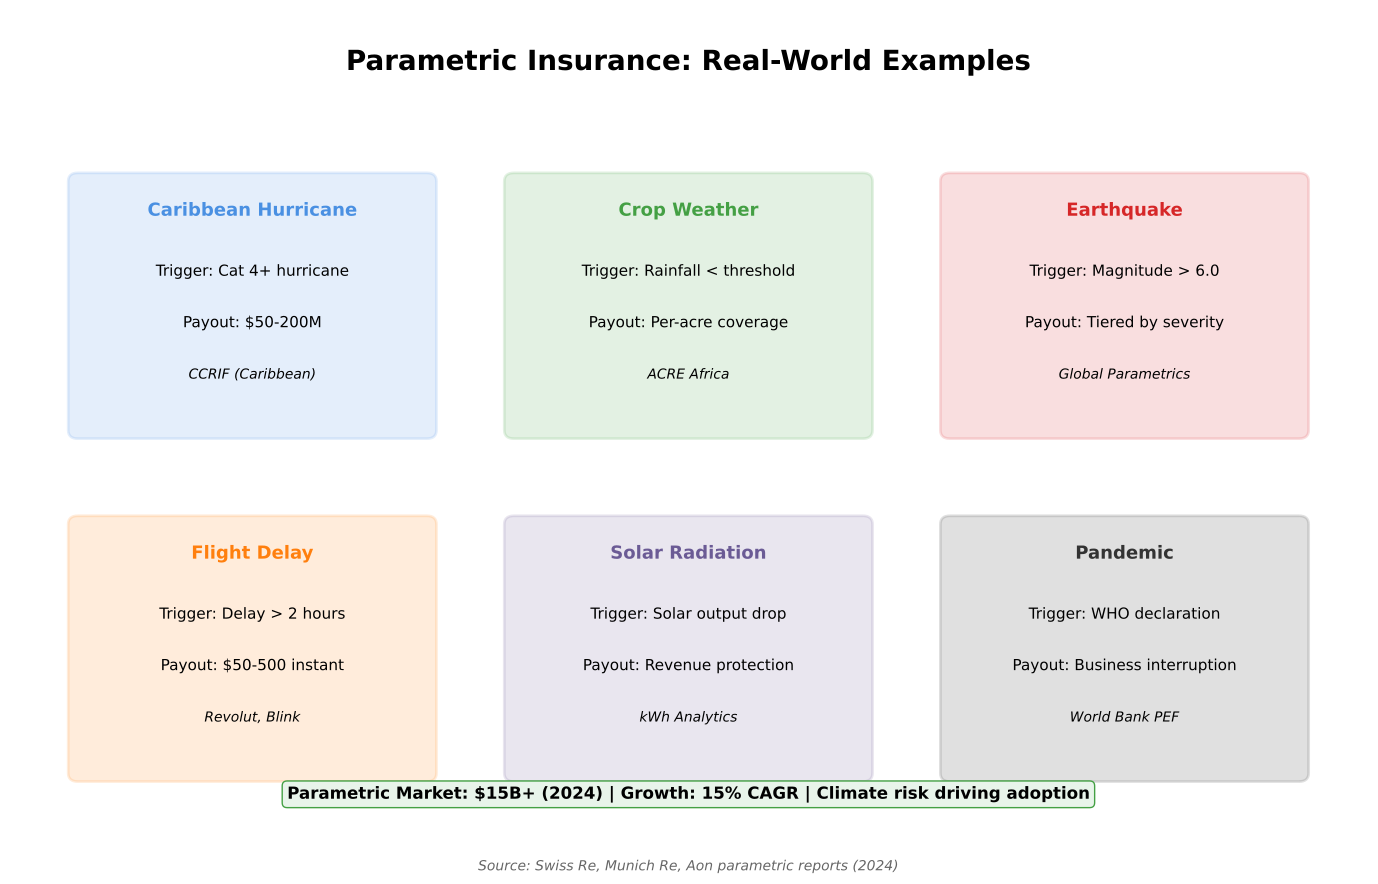

Reproduce this figure in Python.
"""
Parametric Insurance Examples
Shows real-world parametric insurance products

Output: parametric_examples.pdf
Module: module_01_fintech
Lesson: 9 - InsurTech
"""

from pathlib import Path
import matplotlib.pyplot as plt
import matplotlib.patches as mpatches
import numpy as np

CHART_METADATA = {
    'title': 'Parametric Insurance Examples',
    'module': 'module_01_fintech',
    'lesson': 9,
    'url': 'https://github.com/Digital-AI-Finance/digital-finance/tree/main/module_01_fintech/figures/parametric_examples'
}

plt.rcParams.update({
    'font.size': 14,
    'axes.labelsize': 14,
})

def create_chart():
    """Create parametric examples diagram"""
    fig, ax = plt.subplots(figsize=(14, 9))
    ax.set_xlim(0, 14)
    ax.set_ylim(0, 10)
    ax.axis('off')

    # Title
    ax.text(7, 9.3, 'Parametric Insurance: Real-World Examples', fontsize=20, fontweight='bold', ha='center')

    # Examples
    examples = [
        {
            'name': 'Caribbean Hurricane',
            'x': 2.5, 'y': 6.5,
            'color': '#4A90E2',
            'trigger': 'Cat 4+ hurricane',
            'payout': '$50-200M',
            'provider': 'CCRIF (Caribbean)'
        },
        {
            'name': 'Crop Weather',
            'x': 7, 'y': 6.5,
            'color': '#44A044',
            'trigger': 'Rainfall < threshold',
            'payout': 'Per-acre coverage',
            'provider': 'ACRE Africa'
        },
        {
            'name': 'Earthquake',
            'x': 11.5, 'y': 6.5,
            'color': '#D62728',
            'trigger': 'Magnitude > 6.0',
            'payout': 'Tiered by severity',
            'provider': 'Global Parametrics'
        },
        {
            'name': 'Flight Delay',
            'x': 2.5, 'y': 2.5,
            'color': '#FF7F0E',
            'trigger': 'Delay > 2 hours',
            'payout': '$50-500 instant',
            'provider': 'Revolut, Blink'
        },
        {
            'name': 'Solar Radiation',
            'x': 7, 'y': 2.5,
            'color': '#6B5B95',
            'trigger': 'Solar output drop',
            'payout': 'Revenue protection',
            'provider': 'kWh Analytics'
        },
        {
            'name': 'Pandemic',
            'x': 11.5, 'y': 2.5,
            'color': '#333333',
            'trigger': 'WHO declaration',
            'payout': 'Business interruption',
            'provider': 'World Bank PEF'
        },
    ]

    for ex in examples:
        # Box
        box = mpatches.FancyBboxPatch((ex['x']-1.8, ex['y']-1.4), 3.6, 2.9,
                                       boxstyle='round,pad=0.1',
                                       facecolor=ex['color'], alpha=0.15,
                                       edgecolor=ex['color'], lw=2)
        ax.add_patch(box)
        ax.text(ex['x'], ex['y']+1.1, ex['name'], ha='center',
               fontsize=13, fontweight='bold', color=ex['color'])
        ax.text(ex['x'], ex['y']+0.4, f"Trigger: {ex['trigger']}", ha='center', fontsize=11)
        ax.text(ex['x'], ex['y']-0.2, f"Payout: {ex['payout']}", ha='center', fontsize=11)
        ax.text(ex['x'], ex['y']-0.8, ex['provider'], ha='center', fontsize=10, style='italic')

    # Market size
    market = "Parametric Market: $15B+ (2024) | Growth: 15% CAGR | Climate risk driving adoption"
    ax.text(7, 0.8, market, ha='center', fontsize=12, fontweight='bold',
           bbox=dict(boxstyle='round', facecolor='#E8F4EA', edgecolor='#44A044'))

    # Source
    fig.text(0.5, 0.02, 'Source: Swiss Re, Munich Re, Aon parametric reports (2024)',
            fontsize=10, ha='center', style='italic', color='#666666')

    plt.tight_layout()

    output_path = Path(__file__).parent / 'parametric_examples.pdf'
    plt.savefig(output_path, format='pdf', dpi=300, bbox_inches='tight')
    plt.close()
    print(f"Chart saved to: {output_path}")
    return output_path

if __name__ == '__main__':
    create_chart()
